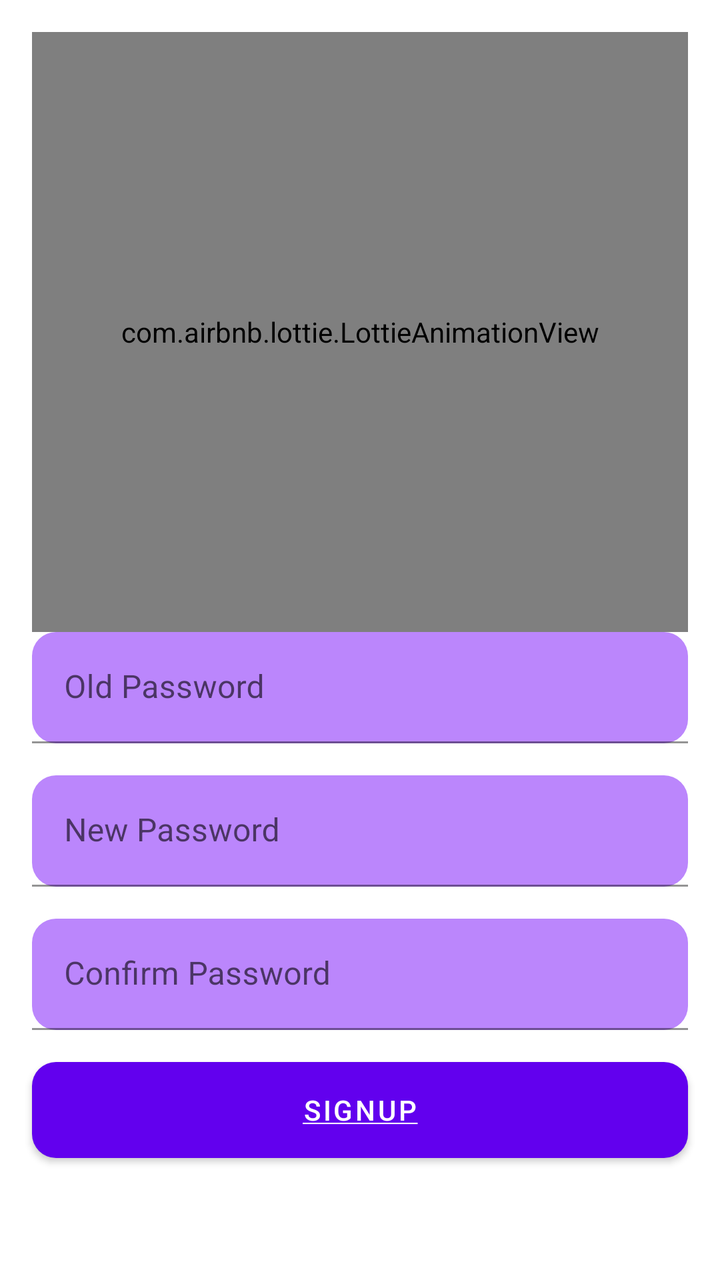
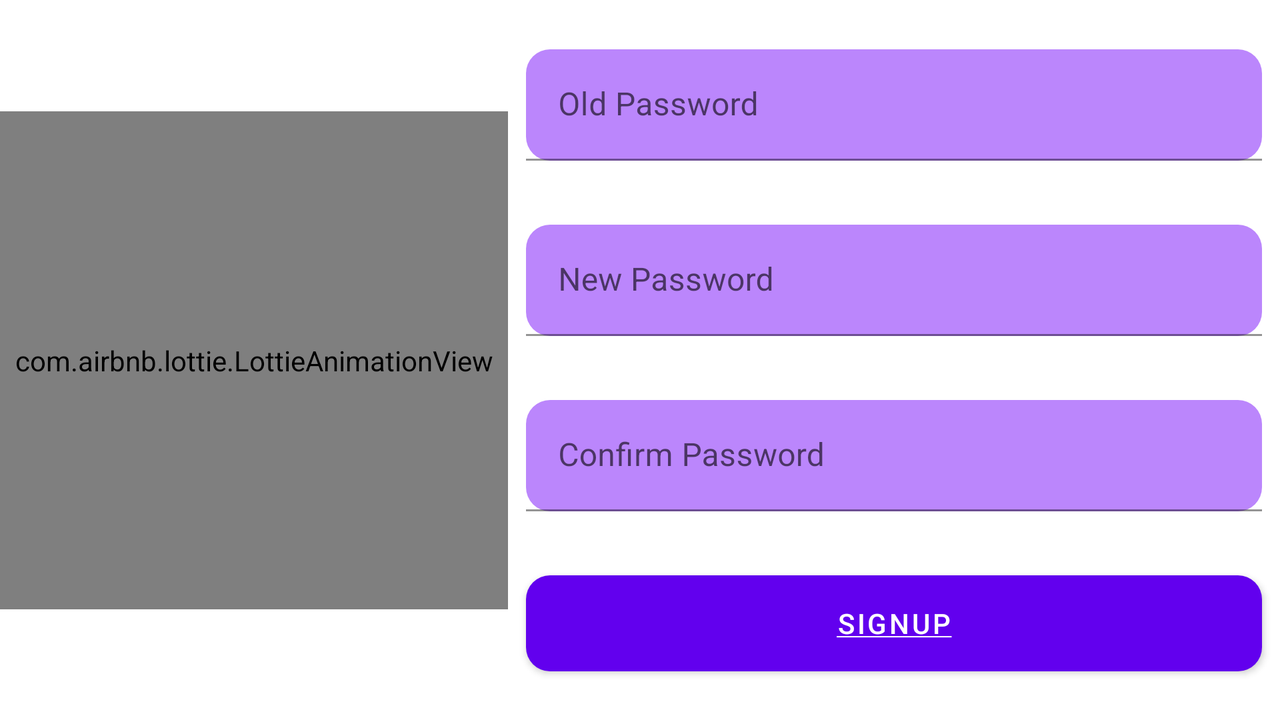

One screen, two layout resources from the same app: the default and the repository's alternative for another configuration. Each is rendered where Android would select it; the XML of both is given below.
<!-- AndroidManifest.xml: application theme Theme.NaderCodeChallenge1 -->
<!-- res/layout/fragment_change_password.xml -->
<?xml version="1.0" encoding="utf-8"?>
<androidx.constraintlayout.widget.ConstraintLayout xmlns:android="http://schemas.android.com/apk/res/android"
    xmlns:app="http://schemas.android.com/apk/res-auto"
    xmlns:tools="http://schemas.android.com/tools"
    android:layout_width="match_parent"
    android:layout_height="match_parent"
    tools:context=".ui.changepassword.ChangePasswordFragment">

    <com.airbnb.lottie.LottieAnimationView
        android:id="@+id/lottieAnimationView"
        android:layout_width="match_parent"
        android:layout_height="300dp"
        android:layout_marginTop="16dp"
        android:layout_marginRight="16dp"
        android:layout_marginLeft="16dp"
        app:layout_constraintEnd_toEndOf="parent"
        app:layout_constraintStart_toStartOf="parent"
        app:layout_constraintTop_toTopOf="parent"
        app:lottie_autoPlay="true"
        app:lottie_loop="true"
        app:lottie_rawRes="@raw/password" />


    <com.google.android.material.textfield.TextInputLayout
        android:id="@+id/textInputLayout10"
        android:layout_width="match_parent"
        android:layout_height="wrap_content"
        android:layout_marginBottom="16dp"
        android:layout_marginRight="16dp"
        android:layout_marginLeft="16dp"
        android:hint="@string/oldpass"
        app:layout_constraintEnd_toEndOf="parent"
        app:layout_constraintStart_toStartOf="parent"
        app:layout_constraintTop_toBottomOf="@+id/lottieAnimationView">

        <com.google.android.material.textfield.TextInputEditText
            android:id="@+id/oldPasswordField"
            android:layout_width="match_parent"
            android:layout_height="wrap_content"
            android:background="@drawable/txt_field"
            android:inputType="textPassword" />
    </com.google.android.material.textfield.TextInputLayout>

    <com.google.android.material.textfield.TextInputLayout
        android:id="@+id/textInputLayout11"
        android:layout_width="match_parent"
        android:layout_height="wrap_content"
        android:layout_margin="16dp"
        android:hint="@string/newpass"
        app:layout_constraintEnd_toEndOf="parent"
        app:layout_constraintStart_toStartOf="parent"
        app:layout_constraintTop_toBottomOf="@+id/textInputLayout10">

        <com.google.android.material.textfield.TextInputEditText
            android:id="@+id/newPasswordField"
            android:layout_width="match_parent"
            android:layout_height="wrap_content"
            android:background="@drawable/txt_field"
            android:inputType="textPassword" />
    </com.google.android.material.textfield.TextInputLayout>

    <com.google.android.material.textfield.TextInputLayout
        android:id="@+id/textInputLayout9"
        android:layout_width="match_parent"
        android:layout_height="wrap_content"
        android:layout_margin="16dp"
        android:hint="@string/confpass"
        app:layout_constraintEnd_toEndOf="parent"
        app:layout_constraintStart_toStartOf="parent"
        app:layout_constraintTop_toBottomOf="@+id/textInputLayout11">

        <com.google.android.material.textfield.TextInputEditText
            android:id="@+id/confPasswordField"
            android:layout_width="match_parent"
            android:layout_height="wrap_content"
            android:background="@drawable/txt_field"
            android:inputType="textPassword" />
    </com.google.android.material.textfield.TextInputLayout>


    <Button
        android:id="@+id/changePasswordBtn"
        android:layout_width="match_parent"
        android:layout_height="wrap_content"
        android:background="@drawable/btn_shape"
        android:text="@string/signup_btn"
        android:layout_margin="16dp"
        android:textColor="@color/white"
        app:layout_constraintEnd_toEndOf="parent"
        app:layout_constraintStart_toStartOf="parent"
        app:layout_constraintTop_toBottomOf="@+id/textInputLayout9" />


</androidx.constraintlayout.widget.ConstraintLayout>
<!-- resources referenced by this layout -->
<resources>
  <color name="white">#FFFFFFFF</color>
  <!-- drawable btn_shape (drawable) -->
  <?xml version="1.0" encoding="utf-8"?>
  <shape xmlns:android="http://schemas.android.com/apk/res/android"
      android:shape="rectangle">
      <solid android:color="@color/purple_btn" />
      <corners android:bottomRightRadius="12dp"
          android:bottomLeftRadius="12dp"
          android:topRightRadius="12dp"
          android:topLeftRadius="12dp"/>
  </shape>
  <!-- drawable txt_field (drawable) -->
  <?xml version="1.0" encoding="utf-8"?>
  <shape xmlns:android="http://schemas.android.com/apk/res/android"
      android:shape="rectangle">
      <solid android:color="@color/purple_200" />
      <corners android:bottomRightRadius="12dp"
          android:bottomLeftRadius="12dp"
          android:topRightRadius="12dp"
          android:topLeftRadius="12dp"/>
  </shape>
  <string name="confpass">Confirm Password</string>
  <string name="newpass">New Password</string>
  <string name="oldpass">Old Password</string>
  <string name="signup_btn"><u>SignUp</u></string>
  <style name="Theme.NaderCodeChallenge1" parent="Theme.MaterialComponents.DayNight.NoActionBar">
          
          <item name="colorPrimary">@color/purple_500</item>
          <item name="colorPrimaryVariant">@color/purple_700</item>
          <item name="colorOnPrimary">@color/white</item>
          
          <item name="colorSecondary">@color/teal_200</item>
          <item name="colorSecondaryVariant">@color/teal_700</item>
          <item name="colorOnSecondary">@color/black</item>
          
          <item name="android:statusBarColor" tools:targetApi="l">?attr/colorPrimaryVariant</item>
          
      </style>
  <color name="purple_btn">#AA14F0</color>
  <color name="purple_200">#FFBB86FC</color>
  <color name="purple_500">#FF6200EE</color>
  <color name="purple_700">#FF3700B3</color>
  <color name="teal_200">#FF03DAC5</color>
  <color name="teal_700">#FF018786</color>
  <color name="black">#FF000000</color>
</resources>
<!-- res/layout-land/fragment_change_password.xml (the repository's variant of the layout above) -->
<!-- drawn on the phone turned sideways -->
<?xml version="1.0" encoding="utf-8"?>
<androidx.constraintlayout.widget.ConstraintLayout xmlns:android="http://schemas.android.com/apk/res/android"
    xmlns:app="http://schemas.android.com/apk/res-auto"
    xmlns:tools="http://schemas.android.com/tools"
    android:layout_width="match_parent"
    android:layout_height="match_parent"
    tools:context=".ui.changepassword.ChangePasswordFragment">

    <com.airbnb.lottie.LottieAnimationView
        android:id="@+id/lottieAnimationView"
        android:layout_width="254dp"
        android:layout_height="249dp"
        app:layout_constraintBottom_toBottomOf="parent"
        app:layout_constraintStart_toStartOf="parent"
        app:layout_constraintTop_toTopOf="parent"
        app:lottie_autoPlay="true"
        app:lottie_loop="true"
        app:lottie_rawRes="@raw/password_alternative" />

    <LinearLayout
        android:layout_width="400dp"
        android:layout_height="wrap_content"
        android:orientation="vertical"
        app:layout_constraintBottom_toBottomOf="parent"
        app:layout_constraintEnd_toEndOf="parent"
        app:layout_constraintStart_toEndOf="@+id/lottieAnimationView"
        app:layout_constraintTop_toTopOf="parent">


        <com.google.android.material.textfield.TextInputLayout
            android:id="@+id/textInputLayout10"
            android:layout_width="match_parent"
            android:layout_height="wrap_content"
            android:hint="@string/oldpass"
            android:layout_margin="16dp">

            <com.google.android.material.textfield.TextInputEditText
                android:id="@+id/oldPasswordField"
                android:layout_width="match_parent"
                android:layout_height="wrap_content"
                android:background="@drawable/txt_field"
                android:inputType="textPassword" />
        </com.google.android.material.textfield.TextInputLayout>

        <com.google.android.material.textfield.TextInputLayout
            android:id="@+id/textInputLayout11"
            android:layout_width="match_parent"
            android:layout_height="wrap_content"
            android:hint="@string/newpass"
            android:layout_margin="16dp">

            <com.google.android.material.textfield.TextInputEditText
                android:id="@+id/newPasswordField"
                android:layout_width="match_parent"
                android:layout_height="wrap_content"
                android:background="@drawable/txt_field"
                android:inputType="textPassword" />
        </com.google.android.material.textfield.TextInputLayout>

        <com.google.android.material.textfield.TextInputLayout
            android:id="@+id/textInputLayout9"
            android:layout_width="match_parent"
            android:layout_height="wrap_content"
            android:hint="@string/confpass"
            android:layout_margin="16dp">

            <com.google.android.material.textfield.TextInputEditText
                android:id="@+id/confPasswordField"
                android:layout_width="match_parent"
                android:layout_height="wrap_content"
                android:background="@drawable/txt_field"
                android:inputType="textPassword" />
        </com.google.android.material.textfield.TextInputLayout>


        <Button
            android:id="@+id/changePasswordBtn"
            android:layout_width="match_parent"
            android:layout_height="wrap_content"
            android:background="@drawable/btn_shape"
            android:text="@string/signup_btn"
            android:layout_margin="16dp"
            android:textColor="@color/white"/>
    </LinearLayout>




</androidx.constraintlayout.widget.ConstraintLayout>
